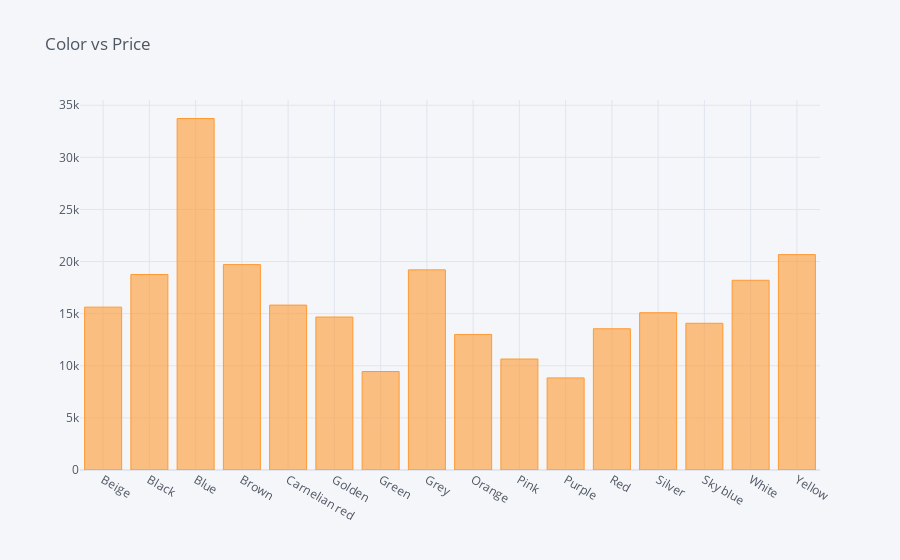

The notebook cell saved with this chart:
### Code cell
color = df.groupby(df['Color'])['Price'].mean() 
df_color = pd.DataFrame({'labels': color.index, 'values': color.values}) 
df_color.iplot(kind='bar', title='Color vs Price', x='labels', y='values')

### Figure 1 — Plotly figure (JSON) as saved in the notebook; plotly's stock layout.template omitted (floating-point values rounded to 4 significant figures)
{"data": [{"marker": {"color": "rgba(255, 153, 51, 0.6)", "line": {"color": "rgba(255, 153, 51, 1.0)", "width": 1}}, "name": "values", "orientation": "v", "text": "", "type": "bar", "x": ["Beige", "Black", "Blue", "Brown", "Carnelian red", "Golden", "Green", "Grey", "Orange", "Pink", "Purple", "Red", "Silver", "Sky blue", "White", "Yellow"], "y": [15630.0, 18760.0, 33730.0, 19710.0, 15820.0, 14680.0, 9450.0, 19200.0, 13010.0, 10650.0, 8837.0, 13550.0, 15090.0, 14079, 18200.0, 20670.0]}], "layout": {"legend": {"bgcolor": "#F5F6F9", "font": {"color": "#4D5663"}}, "paper_bgcolor": "#F5F6F9", "plot_bgcolor": "#F5F6F9", "title": {"font": {"color": "#4D5663"}, "text": "Color vs Price"}, "xaxis": {"gridcolor": "#E1E5ED", "showgrid": true, "tickfont": {"color": "#4D5663"}, "title": {"font": {"color": "#4D5663"}, "text": ""}, "zerolinecolor": "#E1E5ED"}, "yaxis": {"gridcolor": "#E1E5ED", "showgrid": true, "tickfont": {"color": "#4D5663"}, "title": {"font": {"color": "#4D5663"}, "text": ""}, "zerolinecolor": "#E1E5ED"}}}
